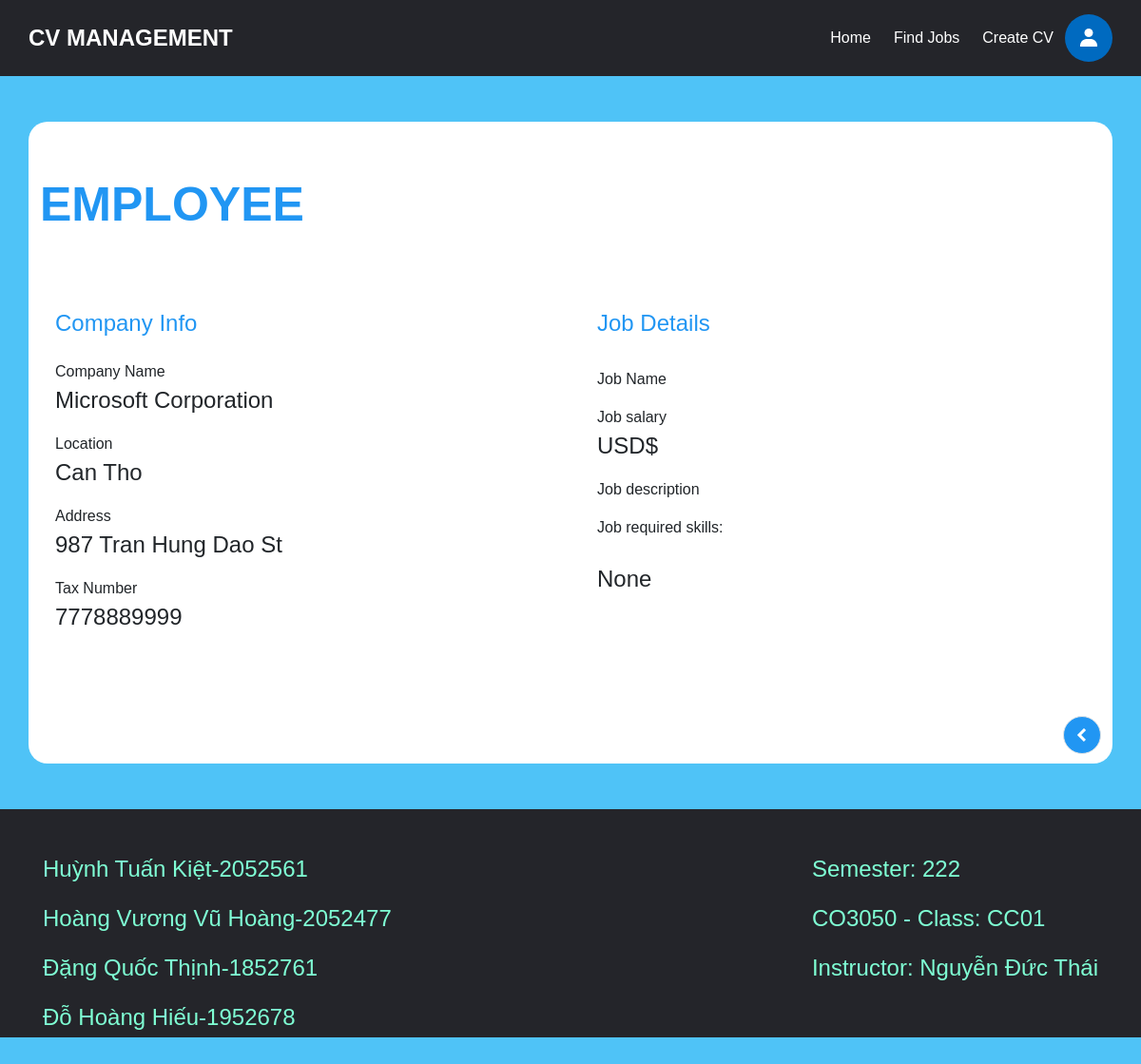
The page /pages/job_description.php?company=Microsoft Corporation on the database its author committed.
### tables this page shows
CREATE TABLE IF NOT EXISTS EMPLOYER (
  id VARCHAR(6),
  name VARCHAR(50) NOT NULL,
  email VARCHAR(100) NOT NULL,
  password VARCHAR(255) NOT NULL,
  phonenumber VARCHAR(20) NOT NULL,
  company_name VARCHAR(50) NOT NULL,
  tax_number VARCHAR(20) NOT NULL,
  location VARCHAR(100) NOT NULL,
  address VARCHAR(100) NOT NULL,
  PRIMARY KEY (id, email)
);

### pages/job_description.php (the view, shortened to what this page needs)
<!DOCTYPE html>
<html lang="en">
<head>
    <link href="https://cdn.jsdelivr.net/npm/bootstrap@5.0.2/dist/css/bootstrap.min.css" rel="stylesheet">
    <link rel="stylesheet" href="./pages/styles.css">
    <link rel="stylesheet" href="https://cdn.jsdelivr.net/npm/bootstrap@5.0.1/dist/css/bootstrap.min.css">
</head>
<?php
    if ($_SESSION['login'] == 1){
?>
<header>
    <div class = "logo" >CV MANAGEMENT</div>
    <ul class = "nav" id="list">
        <li>
            <a href="./index.php?page=home" title = "CVMangement home page">Home</a>
        </li>
        <li>
            <a href="./index.php?page=candidate_search" title = "CVMangement candidate search">Candidate Search</a>
        </li>
        <li>
            <a href="./index.php?page=create_job" title = "CVMangement create job">Post A Job</a>
        </li>
    </ul>
    <button onclick="myFunction()"><img/></button>
    <ul class = "nav" id="profile">
        <li>
            <a href="./index.php?page=profile">Profile</a>
        </li>
        <li>
            <a href="./index.php?page=logout">Log out</a>
        </li>
    </ul>
</header>
<?php
    }
    else if ($_SESSION['login'] == 0){
?>
<header>
    <div class = "logo">CV MANAGEMENT</div>
    <ul class = "nav" id="list">
        <li>
            <a href="./index.php?page=home" title = "CVMangement home page">Home</a>
        </li>
        <li>
            <a href = "./index.php?page=find_jobs" title = "CVMangement find jobs page">Find Jobs</a>
        </li>
        <li>
            <a href="./index.php?page=create_cv" title = "CVMangement CV page">Create CV</a>
        </li>
    </ul>
    <button onclick="myFunction()"><img/></button>
</header>
<?php
    }
?>
<body style="background: #4FC3F7;">
    <div class="container rounded bg-white mt-5 mb-5 surround">
        <div class="row my-row">
            <h1 id="profile-type" style="margin-top: 5%;">EMPLOYEE</h1>
            <div class="col-md-6 border-right">
                <div class="p-3 py-5" >
                    <div class="d-flex justify-content-between align-items-center mb-3">
                        <h4 class="text-right" style="color: #2196F3;">Company Info</h4>
                    </div>
                    <div class="row mt-3" id="personal">
                        <?php
                        $dbname = "CVManagement";
                        $servername = "localhost";
                        $db_username = "root";
                        $db_password = "";
                        $conn = mysqli_connect($servername, $db_username, $db_password, $dbname);
                        $company_id = $_GET['company'];
                        $employer_query = "SELECT * FROM EMPLOYER WHERE company_name = '$company_id'";
                        $employer_result = mysqli_query($conn, $employer_query);
                        $row = mysqli_fetch_assoc($employer_result);
                        echo "
                        <div class=\"col-md-12\" >
                            <label class=\"labels\">Company Name</label>
                            <P class=\"info\" id=\"company_name\">${row['company_name']} </P>
                        </div>
                        ";
                        echo "
                        <div class=\"col-md-12\">
                            <label class=\"labels\">Location</label>
                            <P class=\"info\">${row['location']} </P>
                        </div>
                        ";
                        echo "
                        <div class=\"col-md-12\">
                            <label class=\"labels\">Address</label>
                            <P class=\"info\">${row['address']} </P>
                        </div>
                        ";
                        echo "
                        <div class=\"col-md-12\">
                            <label class=\"labels\">Tax Number</label>
                            <P class=\"info\">${row['tax_number']} </P>
                        </div>
                        ";
                        ?>
                    </div>
                </div>
            </div>
            <div class="col-md-5">
                <div class="p-3 py-5">
                    <div class="d-flex justify-content-between align-items-center experience">
                        <h4 class="text-right" style="color: #2196F3;">Job Details</h4>
                    </div>
                    <br>
                    <div>
                    <?php
                        $job_query = "SELECT * FROM JOBS WHERE employer_id = '" . $row["id"] . "' and name = '" . $_GET["job"] . "'";
                        $job_result = mysqli_query($conn, $job_query);
                        $row = mysqli_fetch_assoc($job_result);
                        echo "
                        <div class=\"col-md-12\" >
                            <label class=\"labels\">Job Name</label>
                            <P class=\"info\">${row['name']} </P>
                        </div>
                        ";
                        echo "
                        <div class=\"col-md-12\">
                            <label class=\"labels\">Job salary</label>
                            <P class=\"info\">${row['salary']} USD$</P>
                        </div>
                        ";
                        echo "
                        <div class=\"col-md-12\">
                            <label class=\"labels\">Job description</label>
                            <P class=\"info\">${row['description']} </P>
                        </div>
                        ";
                        $skills = array();
                        echo "<div class=\"col-md-12\">";
                        echo "<label class=\"labels\">Job required skills: </label>";
                        echo"<br></br>";
                        echo "<P class=\"info\">";
                        if (count($skills) == 0)
                        echo "None";
                        else
                        echo implode(", ", $skills);
                        echo " </P>";
                        echo "</div>";
                        ?>
                    </div>
                </div>
            </div>
            <div style="display: flex; justify-content: flex-end; margin-bottom:10px; margin-right:10px;">
            <a href="<?php echo $_SERVER['HTTP_REFERER'];?>" class="border px-3 p-1 add-experience"><img/></a>
            </div>
        </div>
    </div>
</body>
<footer>
    <div class ="mssv">
        <div class ="name" style="margin-right: auto;">
            <p> Huỳnh Tuấn Kiệt-2052561</p>
            <p> Hoàng Vương Vũ Hoàng-2052477 </p>
            <p> Đặng Quốc Thịnh-1852761 </p>
            <p> Đỗ Hoàng Hiếu-1952678</p>
        </div>
        <div class ="lop">
            <p> Semester: 222 </p>
            <p> CO3050 - Class: CC01 </p>
            <p> Instructor: Nguyễn Đức Thái </p>
        </div>
    </div>
</footer>
</html>

### pages/styles.css (style rules this page uses)
* { margin: 0; padding: 0; box-sizing: border-box; }
body { overflow-x: hidden; min-height: 50vh; }
header { position: relative; left: 0px; top: 0px; width: 100vw; height: 10vh; background-color: #24252A; display: flex; align-items: center; padding: 0 2.5vw; box-sizing: border-box; justify-content: flex-end; }
footer { position: relative; width: 100vw; height: 30vh; background-color: #24252A; align-items: center; padding: 20px; justify-content: center; color: aquamarine; font-size: 24px; }
footer .mssv { padding: 25px; display: flex; font-size: 100%; justify-content:right; flex-direction: row; }
header .logo { color: white; font-size: 24px; font-weight: bold; text-align: center; font-family: 'Montserrat', sans-serif; margin-right: auto; }
li, a, button { font-family: 'Montserrat', sans-serif; color: white; text-decoration: none; font-weight: 400; font-size: 16px; border: none; outline: none; }
.nav { list-style: none; white-space: nowrap; overflow-x: auto; }
.nav li { display: inline-block; padding: 0 1vw; }
.nav li a { transition: all 0.3s ease 0s; }
header button { cursor: pointer; width: 50px; height: 50px; background-color: #006ac0; border-radius: 50%; transition: all 0.3s ease 0s; }
.container.rounded.bg-white.mt-5.mb-5.surround { min-height: 80vh; border-radius: 20px 20px !important; }
.row.my-row >div { margin-top: 12.5%; }
.labels { font-size: 100%; }
.info { font-size: 150%; }
.add-experience { background: #2196F3; width: 40px; height: 40px; border-radius: 50%; display: flex; justify-content: center; align-items: center; cursor: pointer; }
#profile-type { font-size: 50px; text-transform: uppercase; margin-bottom: 10px; font-weight: bold; color: #2196F3; }

### pages/job_description.php (style rules this page uses)
a, ul { list-style: none; text-decoration: none; color: #fff; margin: 0; padding: 0; }
body { font-family: Arial, sans-serif; background-color: #f5f5f5; }
.row.my-row >div { margin-top: 2%; }

### rows shown on the page
employer: company_name "Microsoft Corporation", location "Can Tho", address "987 Tran Hung Dao St", tax_number "7778889999"
